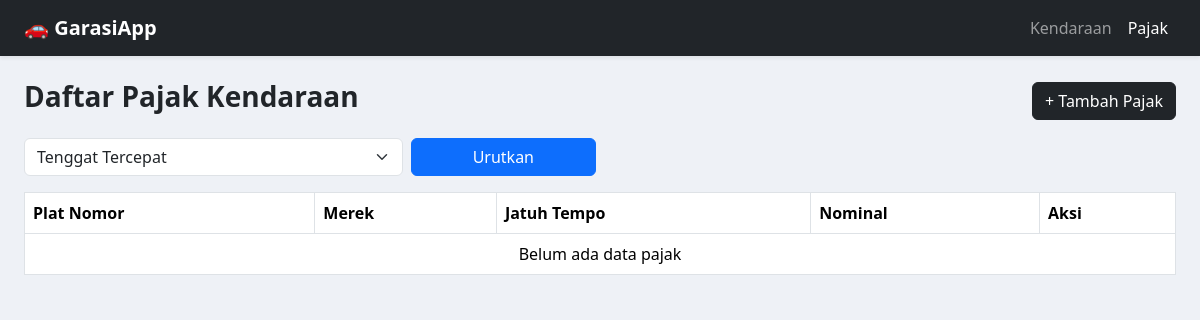
/pajak/, run on an earlier commit of the app's database.
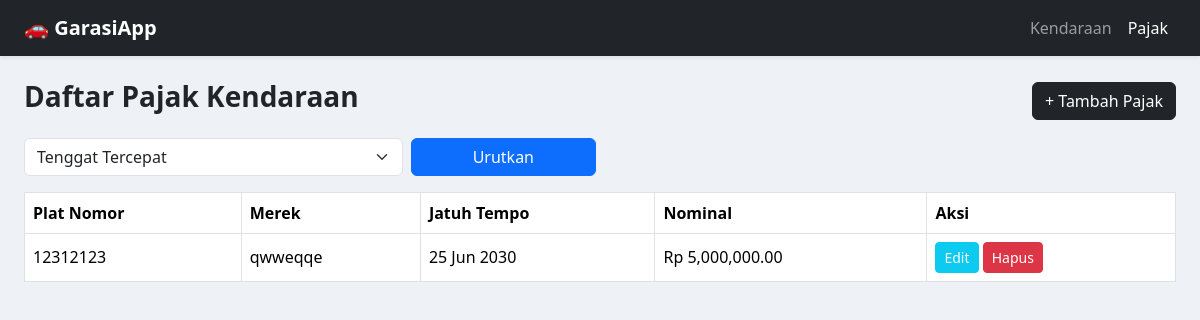
And on a later commit of the database.
### manaj/models.py (models this page shows, shortened)
class Pajak(models.Model):
    kendaraan = models.ForeignKey(Kendaraan, on_delete=models.CASCADE, related_name='pajaks')
    tanggal_jatuh_tempo = models.DateField()
    nominal = models.DecimalField(max_digits=12, decimal_places=2)
    class Meta:
        db_table = 'garasi_pajak'

class Kendaraan(models.Model):
    class JenisKendaraan(models.TextChoices):
        MOBIL = 'mobil', _('Mobil')
        MOTOR = 'motor', _('Motor')
    class StatusGarasi(models.TextChoices):
        TERPARKIR = 'terparkir', _('Terparkir')
        KELUAR = 'keluar', _('Keluar')
        PERAWATAN = 'perawatan', _('Dalam Perawatan')
    nomor_polisi = models.CharField(max_length=15, unique=True)
    merek = models.CharField(max_length=50)
    model = models.CharField(max_length=50)
    jenis = models.CharField(
        max_length=10,
        choices=JenisKendaraan.choices,
        default=JenisKendaraan.MOBIL
    )
    status = models.CharField(
        max_length=15,
        choices=StatusGarasi.choices,
        default=StatusGarasi.TERPARKIR
    )
    waktu_masuk = models.DateTimeField(auto_now_add=True)
    waktu_update = models.DateTimeField(auto_now=True)
    class Meta:
        db_table = 'garasi_kendaraan'

### manaj/views.py (the view)
# urls.py: path('pajak/', views.list_pajak, name='list_pajak'),
def list_pajak(request):
    urutan = request.GET.get('urut', 'asc')
    if urutan == 'desc':
        pajak_list = Pajak.objects.all().order_by('-tanggal_jatuh_tempo')
    else:
        pajak_list = Pajak.objects.all().order_by('tanggal_jatuh_tempo')
    return render(request, 'manaj/list_pajak.html', {
        'pajak_list': pajak_list,
        'urutan': urutan
    })

### manaj/templates/manaj/list_pajak.html (shortened to what this page needs)
<!DOCTYPE html>
<html lang="id">
<head>
    <link href="https://cdn.jsdelivr.net/npm/bootstrap@5.3.7/dist/css/bootstrap.min.css" rel="stylesheet">
</head>
<body>
{% load humanize %}
<nav class="navbar navbar-expand-lg navbar-dark bg-dark shadow-sm">
  <div class="container-fluid px-4">
    <a class="navbar-brand fw-bold" href="#">🚗 GarasiApp</a>
    <div class="collapse navbar-collapse" id="navbarNav">
      <ul class="navbar-nav ms-auto">
        <li class="nav-item">
          <a class="nav-link {% if request.path == '/kendaraan/' %}active{% endif %}" href="{% url 'manaj:list_kendaraan' %}">Kendaraan</a>
        </li>
        <li class="nav-item">
          <a class="nav-link {% if request.path == '/pajak/' %}active{% endif %}" href="{% url 'manaj:list_pajak' %}">Pajak</a>
        </li>
      </ul>
    </div>
  </div>
</nav>
<div class="container-fluid p-4">
    <div class="d-flex justify-content-between align-items-center mb-3">
        <h3 class="fw-bold">Daftar Pajak Kendaraan</h3>
        <a href="{% url 'manaj:tambah_pajak' %}" class="btn btn-dark">+ Tambah Pajak</a>
    </div>
    <form method="get" class="row g-2 mb-3">
        <div class="col-md-4">
            <select name="urut" class="form-select">
                <option value="asc" {% if urutan == "asc" %}selected{% endif %}>Tenggat Tercepat</option>
            </select>
        </div>
        <div class="col-md-2">
            <button type="submit" class="btn btn-primary w-100">Urutkan</button>
        </div>
    </form>
    <div class="table-responsive">
        <table class="table table-bordered align-middle">
            <thead>
                <tr>
                    <th>Plat Nomor</th>
                    <th>Merek</th>
                    <th>Jatuh Tempo</th>
                    <th>Nominal</th>
                    <th>Aksi</th>
                </tr>
            </thead>
            <tbody>
                {% for pajak in pajak_list %}
                <tr>
                    <td>{{ pajak.kendaraan.nomor_polisi }}</td>
                    <td>{{ pajak.kendaraan.merek }}</td>
                    <td>{{ pajak.tanggal_jatuh_tempo|date:"d M Y" }}</td>
                    <td>Rp {{ pajak.nominal|intcomma }}</td>
                    <td>
                        <a href="{% url 'manaj:edit_pajak' pajak.id %}" class="btn btn-sm btn-info text-white">Edit</a>
                        <a href="{% url 'manaj:delete_pajak' pajak.id %}" class="btn btn-sm btn-danger"
                           onclick="return confirm('Yakin ingin menghapus pajak ini?')">Hapus</a>
                    </td>
                </tr>
                {% empty %}
                <tr><td colspan="5" class="text-center">Belum ada data pajak</td></tr>
                {% endfor %}
            </tbody>
        </table>
    </div>
</div>
</body>
</html>

What changed in the data, as far as the page shows it:
added Pajak: kendaraan.nomor_polisi "12312123", kendaraan.merek "qwweqqe", tanggal_jatuh_tempo "25 Jun 2030", nominal "5,000,000.00"
Also different on the page:
text no longer shown: "Belum ada data pajak"
